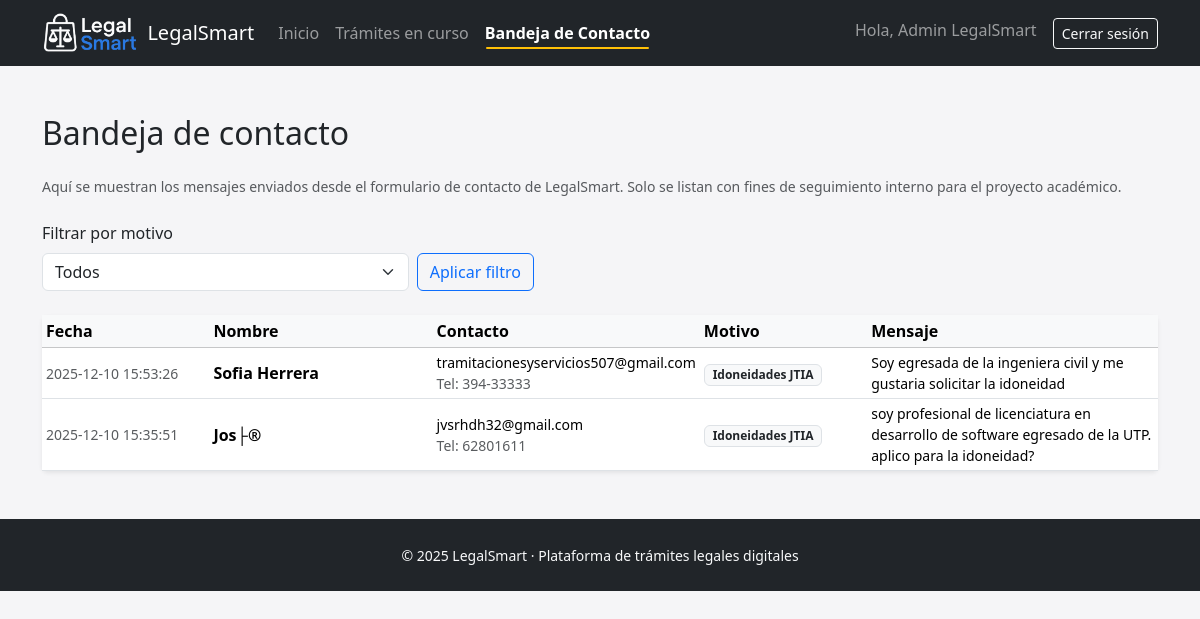
Page /admin_contacto.php (signed in) on the committed database.
### tables this page shows
CREATE TABLE `mensajes_contacto` (
  `id` int NOT NULL AUTO_INCREMENT,
  `nombre` varchar(150) NOT NULL,
  `email` varchar(150) NOT NULL,
  `telefono` varchar(50) DEFAULT NULL,
  `motivo` varchar(50) NOT NULL,
  `mensaje` text NOT NULL,
  `fecha_envio` datetime NOT NULL DEFAULT CURRENT_TIMESTAMP,
  PRIMARY KEY (`id`)
);

### admin_contacto.php (the view, shortened to what this page needs)
<?php
require_once __DIR__ . '/config/db.php';
require_once __DIR__ . '/includes/header.php';
require_once __DIR__ . '/includes/navbar.php';
$motivos = [
    'constitucion_sociedad'   => 'Constitución de sociedad',
    'contrato'                => 'Contrato',
    'idoneidades_jtia'        => 'Idoneidades JTIA',
    'aviso_operacion'         => 'Aviso de operación',
    'contrataciones_publicas' => 'Contrataciones públicas',
    'servicio_notarial'       => 'Servicio notarial',
    'consulta_general'        => 'Consulta general',
];
function labelMotivo($codigo, $motivos)
{
    return $motivos[$codigo] ?? $codigo;
}
$sql = "SELECT * FROM mensajes_contacto";
$params = [];
$sql .= " ORDER BY fecha_envio DESC";
$stmt = $pdo->prepare($sql);
$stmt->execute($params);
$mensajes = $stmt->fetchAll(PDO::FETCH_ASSOC);
?>
<div class="container my-5">
  <h2 class="mb-4">Bandeja de contacto</h2>
  <p class="text-muted small mb-4">
    Aquí se muestran los mensajes enviados desde el formulario de contacto de LegalSmart.
    Solo se listan con fines de seguimiento interno para el proyecto académico.
  </p>
  <form method="get" class="row g-2 align-items-end mb-4">
    <div class="col-md-4">
      <label class="form-label">Filtrar por motivo</label>
      <select name="motivo" class="form-select">
        <option value="">Todos</option>
      </select>
    </div>
    <div class="col-md-3">
      <button type="submit" class="btn btn-outline-primary">
        Aplicar filtro
      </button>
    </div>
  </form>
  <?php if (empty($mensajes)): ?>
    <div class="alert alert-info">
      No se han recibido mensajes de contacto todavía.
    </div>
  <?php else: ?>
    <div class="card shadow-sm border-0">
      <div class="card-body p-0">
        <div class="table-responsive">
          <table class="table table-sm align-middle mb-0">
            <thead class="table-light">
              <tr>
                <th style="width: 15%">Fecha</th>
                <th style="width: 20%">Nombre</th>
                <th style="width: 20%">Contacto</th>
                <th style="width: 15%">Motivo</th>
                <th>Mensaje</th>
              </tr>
            </thead>
            <tbody>
              <?php foreach ($mensajes as $m): ?>
                <tr>
                  <td class="small text-muted">
                    <?= htmlspecialchars($m['fecha_envio']); ?>
                  </td>
                  <td>
                    <strong><?= htmlspecialchars($m['nombre']); ?></strong>
                  </td>
                  <td class="small">
                    <div><?= htmlspecialchars($m['email']); ?></div>
                    <?php if (!empty($m['telefono'])): ?>
                      <div class="text-muted">Tel: <?= htmlspecialchars($m['telefono']); ?></div>
                    <?php endif; ?>
                  </td>
                  <td>
                    <span class="badge bg-light text-dark border">
                      <?= htmlspecialchars(labelMotivo($m['motivo'], $motivos)); ?>
                    </span>
                  </td>
                  <td class="small">
                    <?= nl2br(htmlspecialchars($m['mensaje'])); ?>
                  </td>
                </tr>
              <?php endforeach; ?>
            </tbody>
          </table>
        </div>
      </div>
    </div>
  <?php endif; ?>
</div>
<?php require_once __DIR__ . '/includes/footer.php'; ?>

### assets/css/style.css (style rules this page uses)
body.bg-light { background-color: #f5f5f7 !important; }

### rows in the picture
mensajes_contacto: fecha_envio "2025-12-10 15:53:26", nombre "Sofia Herrera", email "tramitacionesyservicios507@gmail.com", telefono "394-33333", motivo "Idoneidades JTIA", mensaje "Soy egresada de la ingeniera civil y me gustaria solicitar la idoneidad"
mensajes_contacto: fecha_envio "2025-12-10 15:35:51", nombre "Jos├®", email "jvsrhdh32@gmail.com", telefono "62801611", motivo "Idoneidades JTIA", mensaje "soy profesional de licenciatura en desarrollo de software egresado de la UTP. aplico para la idoneidad?"

### other values in the picture
$_SESSION['user_nombre'] "Admin LegalSmart"
